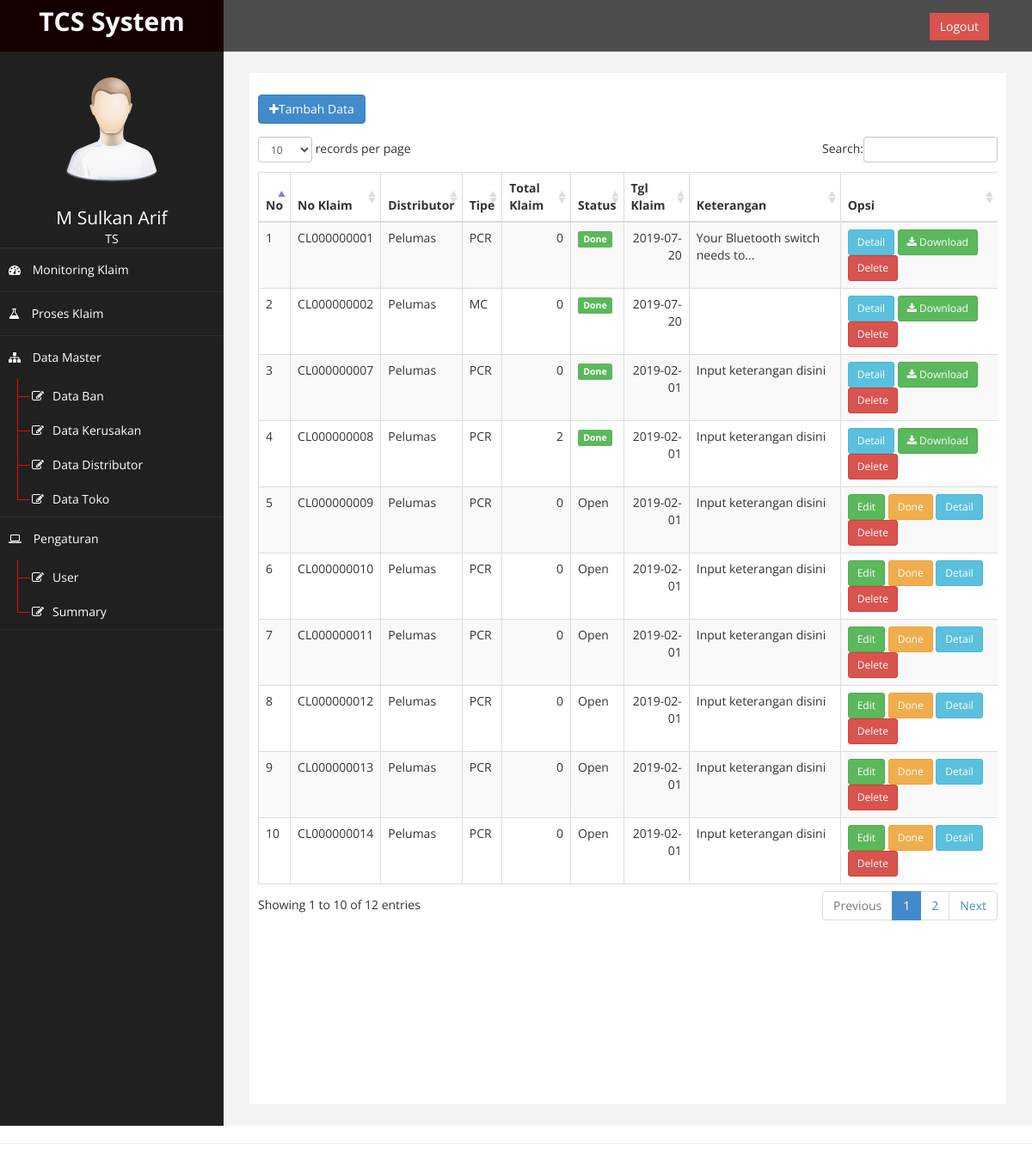
The app's page /?page=klaim (signed in), older data.
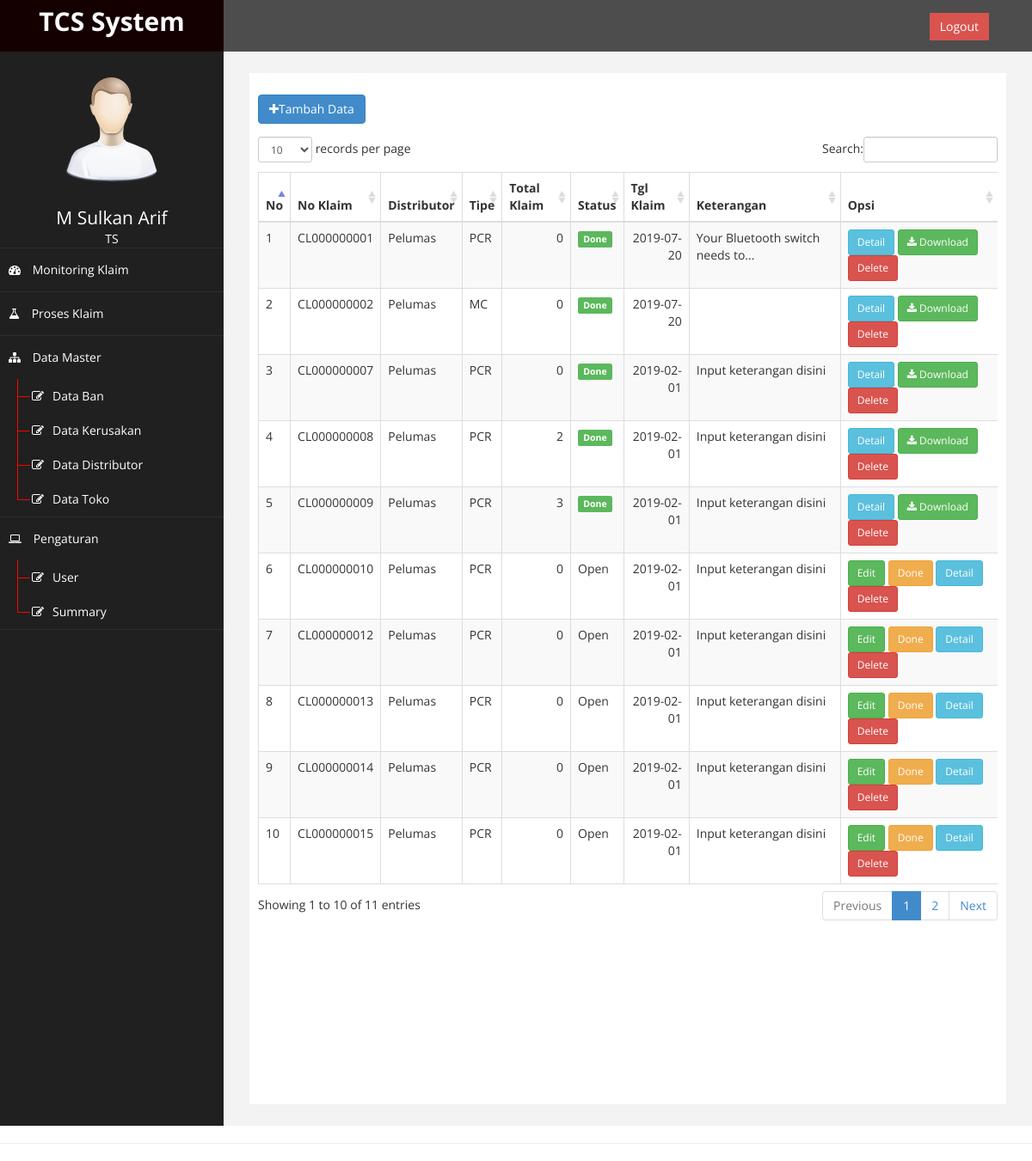
The same page, newer data.
### tables this page shows
CREATE TABLE `db_klaim` (
  `id_klaim` int(11) NOT NULL AUTO_INCREMENT,
  `no_klaim` varchar(20) NOT NULL,
  `grup` varchar(20) NOT NULL,
  `id_distributor` int(1) NOT NULL,
  `tgl_klaim` date DEFAULT NULL,
  `keterangan` text,
  `status` enum('Open','Done') NOT NULL DEFAULT 'Open',
  `tgl_selesai` datetime DEFAULT NULL,
  PRIMARY KEY (`id_klaim`)
);

CREATE TABLE `db_distributor` (
  `id_distributor` int(200) NOT NULL AUTO_INCREMENT,
  `kode_distributor` varchar(100) NOT NULL,
  `nama_distributor` varchar(100) NOT NULL,
  `grup` enum('Internasional','Lokal') NOT NULL,
  `alamat` varchar(200) NOT NULL,
  `area` varchar(100) NOT NULL,
  `kota` varchar(100) NOT NULL,
  `telepon` int(100) NOT NULL,
  PRIMARY KEY (`id_distributor`)
);

### page/proses/proses.php (the view, shortened to what this page needs)
<?php
$klaim = [];
$sql = " SELECT k.*,d.nama_distributor, coalesce(dt.total,0) as total
    FROM db_klaim k
    INNER JOIN db_distributor d ON k.id_distributor=d.id_distributor
    LEFT JOIN (
    SELECT id_klaim, COUNT(*) AS total
    FROM db_klaim_detail
    GROUP BY id_klaim) AS dt ON k.id_klaim = dt.id_klaim ";
$query = mysqli_query($conn, $sql);
$no = 1;
while ($row = mysqli_fetch_assoc($query)) {
    $row['no'] = $no;
    $klaim[] = $row;
    $no++;
}
?>
</div>
<div class="panel-body">
    <a href="?page=klaim&aksi=tambah" class="btn btn-primary" style="margin-bottom: 15px"><i class="fa fa-plus"></i>Tambah Data</a>
    <div class="table-responsive">
        <table class="table table-striped table-bordered table-hover" id="dataTables-example">
            <thead>
                <tr>
                    <th>No</th>
                    <th>No Klaim</th>
                    <th>Distributor</th>
                    <th>Tipe</th>
                    <th>Total Klaim</th>
                    <th>Status</th>
                    <th>Tgl Klaim</th>
                    <th>Keterangan</th>
                    <th>Opsi</th>
                </tr>
            </thead>
            <tbody>
                <?php
                foreach ($klaim as $key => $v) : ?>
                    <tr>
                        <td><?= $v['no'] ?></td>
                        <td><?= $v['no_klaim'] ?></td>
                        <td><?= $v['nama_distributor'] ?></td>
                        <td><?= $v['grup'] ?></td>
                        <td class="text-right"><?= $v['total'] ?></td>
                        <td><span class="<?= $v['status'] == 'Done' ? 'label label-success' : '' ?>"><?= $v['status'] ?></span></td>
                        <td class="text-right"><?= $v['tgl_klaim'] ?></td>
                        <td data-toggle="tooltip" title="<?= $v['keterangan'] ?>"><?= strlen($v['keterangan']) >= 30 ? substr($v['keterangan'], 0, 30) . '...' : $v['keterangan'] ?></td>
                        <td>
                            <?php
                            if ($v['status'] == 'Open') : ?>
                                <a href="?page=klaim&aksi=edit&id_klaim=<?= $v['id_klaim'] ?>" class="btn btn-sm btn-success">Edit</a>
                                <?php
                                if ($_SESSION['akses'] == 'TS') : ?>
                                    <button onclick="doneProcess('<?= $v['id_klaim'] ?>')" class="btn btn-sm btn-warning">Done</button>
                                <?php endif; ?>
                            <?php endif; ?>
                            <a href="?page=klaim&aksi=detail&id_klaim=<?= $v['id_klaim'] ?>&status=<?= $v['status'] ?>" class="btn btn-sm btn-info">Detail</a>
                            <?php if ($v['status'] == 'Done') : ?>
                                <button onclick="exportResult('<?= $v['id_klaim'] ?>')" class="btn btn-sm btn-success"><i class="fa fa-download"></i> Download</button>
                                <?php endif ?>
                                <button onclick="doDelete('<?= $v['id_klaim'] ?>')" class="btn btn-sm btn-danger">Delete</button>
                        </td>
                    </tr>
                <?php endforeach; ?>
            </tbody>
        </table>
    </div>
</div>
</div>
</div>

Row changes from the older to the newer data that the page shows:
removed db_klaim: no "7", no_klaim "CL000000011", id_distributor.nama_distributor "Pelumas", grup "PCR", total "0", status "Open", tgl_klaim "2019-02-01", keterangan "Input keterangan disini"
changed db_klaim "CL000000009": total "0" → "3"; status "Open" → "Done"; status "Edit Done" → "Download"
computed for db_klaim "CL000000012": no "8" → "7"
computed for db_klaim "CL000000013": no "9" → "8"
computed for db_klaim "CL000000014": no "10" → "9"
now on this page (row unchanged): db_klaim: no "10", no_klaim "CL000000015", id_distributor.nama_distributor "Pelumas", grup "PCR", total "0", status "Open", tgl_klaim "2019-02-01", keterangan "Input keterangan disini"
Text that changed along with them:
text written by a page script: "records per page Search: Showing 1 to 10 of 12 entries Previous 1 2 Next" → "records per page Search: Showing 1 to 10 of 11 entries Previous 1 2 Next"
